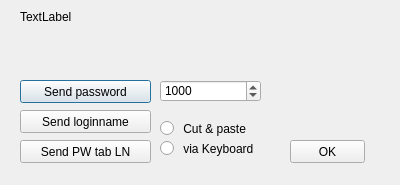
<?xml version="1.0" encoding="UTF-8"?>
<ui version="4.0">
 <class>PasswordSafeDialog</class>
 <widget class="QDialog" name="PasswordSafeDialog">
  <property name="geometry">
   <rect>
    <x>0</x>
    <y>0</y>
    <width>400</width>
    <height>185</height>
   </rect>
  </property>
  <property name="windowTitle">
   <string>Password safe</string>
  </property>
  <property name="windowIcon">
   <iconset resource="../resources.qrc">
    <normaloff>:/images/CS_icon.png</normaloff>:/images/CS_icon.png</iconset>
  </property>
  <widget class="QPushButton" name="ButtonSendpassword">
   <property name="geometry">
    <rect>
     <x>20</x>
     <y>80</y>
     <width>131</width>
     <height>23</height>
    </rect>
   </property>
   <property name="text">
    <string>Send password</string>
   </property>
  </widget>
  <widget class="QPushButton" name="ButtonSendLoginname">
   <property name="geometry">
    <rect>
     <x>20</x>
     <y>110</y>
     <width>131</width>
     <height>23</height>
    </rect>
   </property>
   <property name="text">
    <string>Send loginname</string>
   </property>
  </widget>
  <widget class="QPushButton" name="ButtonSendPW_LN">
   <property name="geometry">
    <rect>
     <x>20</x>
     <y>140</y>
     <width>131</width>
     <height>23</height>
    </rect>
   </property>
   <property name="text">
    <string>Send PW tab LN</string>
   </property>
  </widget>
  <widget class="QPushButton" name="ButtonOk">
   <property name="geometry">
    <rect>
     <x>290</x>
     <y>140</y>
     <width>75</width>
     <height>23</height>
    </rect>
   </property>
   <property name="text">
    <string>OK</string>
   </property>
  </widget>
  <widget class="QLabel" name="labelInfo">
   <property name="geometry">
    <rect>
     <x>20</x>
     <y>10</y>
     <width>351</width>
     <height>51</height>
    </rect>
   </property>
   <property name="text">
    <string>TextLabel</string>
   </property>
   <property name="alignment">
    <set>Qt::AlignLeading|Qt::AlignLeft|Qt::AlignTop</set>
   </property>
   <property name="textInteractionFlags">
    <set>Qt::NoTextInteraction</set>
   </property>
  </widget>
  <widget class="QSpinBox" name="spinBoxDelay">
   <property name="enabled">
    <bool>true</bool>
   </property>
   <property name="geometry">
    <rect>
     <x>160</x>
     <y>80</y>
     <width>101</width>
     <height>22</height>
    </rect>
   </property>
   <property name="minimum">
    <number>500</number>
   </property>
   <property name="maximum">
    <number>10000</number>
   </property>
   <property name="singleStep">
    <number>500</number>
   </property>
   <property name="value">
    <number>1000</number>
   </property>
  </widget>
  <widget class="QRadioButton" name="radioCutUPaste">
   <property name="geometry">
    <rect>
     <x>160</x>
     <y>120</y>
     <width>121</width>
     <height>17</height>
    </rect>
   </property>
   <property name="text">
    <string> Cut &amp;&amp; paste</string>
   </property>
  </widget>
  <widget class="QRadioButton" name="radioKeyboard">
   <property name="geometry">
    <rect>
     <x>160</x>
     <y>140</y>
     <width>131</width>
     <height>17</height>
    </rect>
   </property>
   <property name="text">
    <string> via Keyboard</string>
   </property>
  </widget>
 </widget>
 <resources>
  <include location="../resources.qrc"/>
 </resources>
 <connections/>
</ui>
